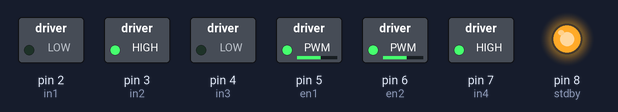
Simulated run of this sketch. Board: Arduino Uno, built with avr-gcc and run on an emulated ATmega328P. Shown: switched loads named in the sketch (green lamp = pin HIGH), output pins drawn as LEDs (lit = HIGH).

Above: at 0.1 s.
Timing chart, 0 to 1.6 s (numbered marks = the images above):
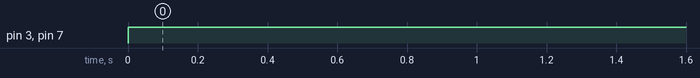

Measured:
- by itself, pin 3 (in2), pin 7 (in4): LOW → HIGH at 0.00 s

The sketch:

bothMotorTest.ino
```cpp
// Motor Pins
int in1 = 2;
int in2 = 3;
int in3 = 4;
int in4 = 7;

int en1 = 5;
int en2 = 6;
int stdby = 8;


void setup() {
  Serial.begin(9600);

  pinMode(in1, OUTPUT);
  pinMode(in2, OUTPUT);
  pinMode(in3, OUTPUT);
  pinMode(in4, OUTPUT);

  pinMode(en1, OUTPUT);
  pinMode(en2, OUTPUT);

  pinMode(stdby, HIGH);

  analogWrite(en1, 150);
  analogWrite(en2, 150);
  digitalWrite(stdby, HIGH);

}


void moveForward() {
  digitalWrite(in1, LOW);
  digitalWrite(in2, HIGH);
  digitalWrite(in3, LOW);
  digitalWrite(in4, HIGH);
  delay(400);
}

void loop() {
 moveForward();

}
```
